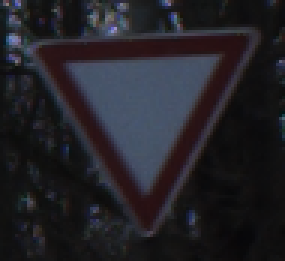
#> input picture Trafficsign/Test/00054.png, 95 x 87 px (shown 3 times larger)
$ python yolo_worker.py --image Test/00054.png
#> lines starting #> are read from the running program, lines starting #| are printed output that depends on the picture; after the words box and inside, x2 and y2 are one past the last pixel; in counts of white or black regions, pixels touching at a corner belong together
import sys, json, os
os.environ['YOLO_VERBOSE'] = 'False'

def _iou(a, b):
    """Tính IoU giữa 2 boxes (x1,y1,x2,y2)."""
    ix1 = max(a[0], b[0]); iy1 = max(a[1], b[1])
    ix2 = min(a[2], b[2]); iy2 = min(a[3], b[3])
    inter = max(0, ix2 - ix1) * max(0, iy2 - iy1)
    if inter == 0:
        return 0.0
    area_a = (a[2] - a[0]) * (a[3] - a[1])
    area_b = (b[2] - b[0]) * (b[3] - b[1])
    return inter / (area_a + area_b - inter)


def _nms(boxes, iou_thresh=0.45):
    if not boxes:
        return []
    boxes = sorted(boxes, key=lambda b: b["yolo_conf"], reverse=True)
    keep = []
    suppressed = [False] * len(boxes)
    for i, bi in enumerate(boxes):
        if suppressed[i]:
            continue
        keep.append(bi)
        rect_i = (bi["x1"], bi["y1"], bi["x2"], bi["y2"])
        for j in range(i + 1, len(boxes)):
            if suppressed[j]:
                continue
            rect_j = (boxes[j]["x1"], boxes[j]["y1"], boxes[j]["x2"], boxes[j]["y2"])
            if _iou(rect_i, rect_j) > iou_thresh:
                suppressed[j] = True
    return keep

def hsv_detect_signs(img_bgr):
    import cv2, numpy as np
    ih, iw = img_bgr.shape[:2]
    img_hsv = cv2.cvtColor(img_bgr, cv2.COLOR_BGR2HSV)

    mask_red1   = cv2.inRange(img_hsv, np.array([0,   100,  60]), np.array([10,  255, 255]))
    mask_red2   = cv2.inRange(img_hsv, np.array([160, 100,  60]), np.array([180, 255, 255]))
    mask_blue   = cv2.inRange(img_hsv, np.array([100, 100,  60]), np.array([130, 255, 255]))
    mask_yellow = cv2.inRange(img_hsv, np.array([15,  100, 100]), np.array([35,  255, 255]))

    mask_all = cv2.bitwise_or(
        cv2.bitwise_or(mask_red1, mask_red2),
        cv2.bitwise_or(mask_blue, mask_yellow)
    )

    kernel   = cv2.getStructuringElement(cv2.MORPH_ELLIPSE, (7, 7))
    mask_all = cv2.morphologyEx(mask_all, cv2.MORPH_CLOSE, kernel, iterations=2)
    mask_all = cv2.morphologyEx(mask_all, cv2.MORPH_OPEN,  kernel, iterations=1)

    contours, _ = cv2.findContours(mask_all, cv2.RETR_EXTERNAL, cv2.CHAIN_APPROX_SIMPLE)

    MIN_AREA = (iw * ih) * 0.0008
    MAX_AREA = (iw * ih) * 0.15
    boxes = []
    for cnt in contours:
        area = cv2.contourArea(cnt)
        if area < MIN_AREA or area > MAX_AREA:
            continue
        x, y, w, h = cv2.boundingRect(cnt)
        ratio = w / max(h, 1)
        if ratio < 0.3 or ratio > 3.5:
            continue
        pad = int(max(w, h) * 0.10)
        x1 = max(0, x - pad);  y1 = max(0, y - pad)
        x2 = min(iw, x + w + pad); y2 = min(ih, y + h + pad)
        boxes.append((x1, y1, x2, y2, area))

    boxes.sort(key=lambda b: b[4], reverse=True)
    return [(b[0], b[1], b[2], b[3]) for b in boxes[:5]]


def main():
    import argparse
    parser = argparse.ArgumentParser()
    parser.add_argument("--image",      required=True)
    parser.add_argument("--conf",       type=float, default=0.25)
    parser.add_argument("--iou",        type=float, default=0.45)
    parser.add_argument("--yolo-model", default=None)
    args = parser.parse_args()

    import cv2, numpy as np
    img_bgr = cv2.imread(args.image)
#> img_bgr is the input picture: shape (87, 95, 3); mean B, G, R 39.2, 33.8, 34.9
    if img_bgr is None:
        print(json.dumps({"error": f"Cannot read: {args.image}"}))
        sys.exit(1)

    img_rgb = cv2.cvtColor(img_bgr, cv2.COLOR_BGR2RGB)
    ih, iw  = img_bgr.shape[:2]
#> ih = 87; iw = 95

    script_dir   = os.path.dirname(os.path.abspath(__file__))
    custom_model = args.yolo_model or os.path.join(script_dir, "traffic_sign_detector.pt")
    print(f"custom_model path: {custom_model}", file=sys.stderr)
    print(f"file exists: {os.path.isfile(custom_model)}", file=sys.stderr)

    yolo_boxes = []
    if os.path.isfile(custom_model):
        try:
            from ultralytics import YOLO
            yolo      = YOLO(custom_model)
            results   = yolo(img_rgb, conf=args.conf, iou=args.iou, verbose=False)
            boxes_all = results[0].boxes
            print(f"[DEBUG] YOLO detect: {len(boxes_all)} boxes", file=sys.stderr)
            for b in boxes_all:
                x1, y1, x2, y2 = map(int, b.xyxy[0].tolist())
                x1, y1 = max(0, x1), max(0, y1)
                x2, y2 = min(iw, x2), min(ih, y2)
                if (x2 - x1) < 8 or (y2 - y1) < 8:
                    continue
                yolo_boxes.append({
                    "x1": x1, "y1": y1, "x2": x2, "y2": y2,
                    "yolo_conf": round(float(b.conf[0]), 4),
                    "method": "custom_yolo",
                    "fallback": False,
                })
        except Exception as e:
            print(f"Custom YOLO exception: {e}", file=sys.stderr)

    if yolo_boxes:
        out = _nms(yolo_boxes, iou_thresh=args.iou)
        print(f"Sau NMS: {len(out)} YOLO boxes", file=sys.stderr)
        print(json.dumps(out))
        return

    LOW_CONF = 0.15
    if os.path.isfile(custom_model):
        try:
            from ultralytics import YOLO
            print(f"YOLO retry với conf={LOW_CONF}", file=sys.stderr)
            yolo    = YOLO(custom_model)
            results = yolo(img_rgb, conf=LOW_CONF, iou=args.iou, verbose=False)
            for b in results[0].boxes:
                x1, y1, x2, y2 = map(int, b.xyxy[0].tolist())
                x1, y1 = max(0, x1), max(0, y1)
                x2, y2 = min(iw, x2), min(ih, y2)
                if (x2 - x1) < 8 or (y2 - y1) < 8:
                    continue
                yolo_boxes.append({
                    "x1": x1, "y1": y1, "x2": x2, "y2": y2,
                    "yolo_conf": round(float(b.conf[0]), 4),
                    "method": "custom_yolo_lowconf",
                    "fallback": False,
                })
            print(f"YOLO retry: {len(yolo_boxes)} boxes", file=sys.stderr)
        except Exception as e:
            print(f"YOLO retry exception: {e}", file=sys.stderr)

    if yolo_boxes:
        out = _nms(yolo_boxes, iou_thresh=args.iou)
        print(f"Sau NMS (low-conf retry): {len(out)} boxes", file=sys.stderr)
        print(json.dumps(out))
        return

    # HSV fallback
    print("No YOLO box → HSV", file=sys.stderr)
    hsv_results = hsv_detect_signs(img_bgr)
#> in hsv_detect_signs, `img_hsv = cv2.cvtColor(img_bgr, cv2.COLOR_BGR2HSV)`: img_hsv: shape (87, 95, 3); mean H, S, V 97.4, 53.5, 42.1
#> in hsv_detect_signs, `mask_red1   = cv2.inRange(img_hsv, np.array([0,   100,  60]), np.array..`: mask_red1: shape (87, 95); every value is 0
#> in hsv_detect_signs, `mask_red2   = cv2.inRange(img_hsv, np.array([160, 100,  60]), np.array..`:
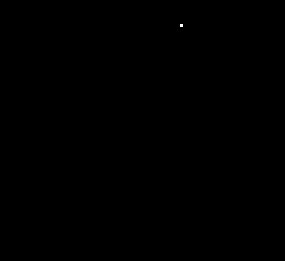
#> mask_red2: shape (87, 95) (shown 3 times larger); 0.01% white in thin lines or dots, all inside (x1, y1, x2, y2) = (60, 8, 61, 9)
#> in hsv_detect_signs, `mask_blue   = cv2.inRange(img_hsv, np.array([100, 100,  60]), np.array..`:
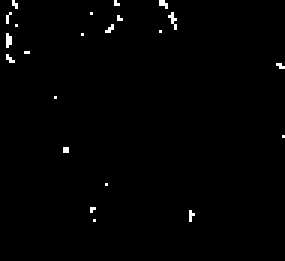
#> mask_blue: shape (87, 95) (shown 3 times larger); 0.87% white in thin lines or dots, all inside (x1, y1, x2, y2) = (2, 0, 95, 74)
#> in hsv_detect_signs, `mask_all = cv2.morphologyEx(mask_all, cv2.MORPH_CLOSE, kernel, iterati..`:
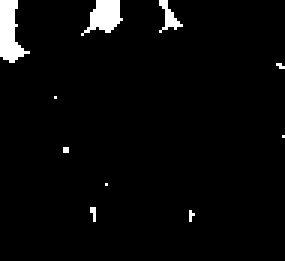
#> mask_all: shape (87, 95) (shown 3 times larger); 3.3% white; 10 white regions (7 under 20 px), largest, box (x1, y1, x2, y2) and area: (0, 0, 10, 21) 120, (27, 0, 41, 12) 96, (53, 0, 61, 11) 35
#> in hsv_detect_signs, `mask_all = cv2.morphologyEx(mask_all, cv2.MORPH_OPEN,  kernel, iterati..`:
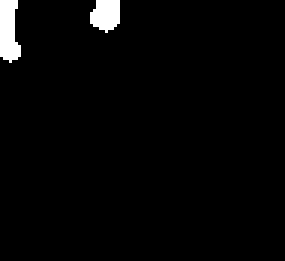
#> mask_all: shape (87, 95) (shown 3 times larger); 2.4% white; 2 white regions
#> in hsv_detect_signs, `contours, _ = cv2.findContours(mask_all, cv2.RETR_EXTERNAL, cv2.CHAIN_..`: contours = 2 contours; box (x1, y1, x2, y2) and area: (0, 0, 7, 21) 88, (30, 0, 40, 11) 71
#> the loop in hsv_detect_signs, `for cnt in contours:` made 2 passes
#> (area, x, y, w, h, ratio, pad, x1) on passes 1 to 2: (71, 30, 0, 10, 11, 0.909, 1, 29), (88.5, 0, 0, 7, 21, 0.333, 2, 0)
#> after the loop in hsv_detect_signs, `for cnt in contours:`: boxes = [(29, 0, 41, 12, 71), (0, 0, 9, 23, 88.5)]
#> hsv_results = [(0, 0, 9, 23), (29, 0, 41, 12)]
    if hsv_results:
        out = []
        for (x1, y1, x2, y2) in hsv_results:
            out.append({
                "x1": x1, "y1": y1, "x2": x2, "y2": y2,
                "yolo_conf": 0.0,
                "method": "hsv_color",
                "fallback": False,
            })
#> this loop made 2 passes
#> after the loop, out = 2 items
        print(f"HSV detect: {len(out)} boxes", file=sys.stderr)
        print(json.dumps(out))
#| [{"x1": 0, "y1": 0, "x2": 9, "y2": 23, "yolo_conf": 0.0, "method": "hsv_color", "fallback": false}, {"x1": 29, "y1": 0, "x2": 41, "y2": 12, "yolo_conf": 0.0, "method": "hsv_color", "fallback": false}]
        return

    # Fallback
    print("HSV no detect → fallback toàn ảnh", file=sys.stderr)
    out = [{
        "x1": 0, "y1": 0, "x2": iw, "y2": ih,
        "yolo_conf": 0.0,
        "method": "fallback_full_image",
        "fallback": True,
    }]
    print(json.dumps(out))


if __name__ == "__main__":
    main()

$ run again, on Trafficsign/Test/00195.png
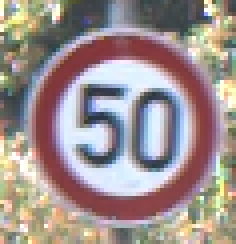
#> input picture Trafficsign/Test/00195.png, 59 x 61 px (shown 4 times larger)
#> in main, img_bgr is the input picture: shape (61, 59, 3); mean B, G, R 143, 144.6, 157.9
#> img_hsv: shape (61, 59, 3); mean H, S, V 85.7, 63.1, 169.5
#> in hsv_detect_signs, `mask_red1   = cv2.inRange(img_hsv, np.array([0,   100,  60]), np.array..`:
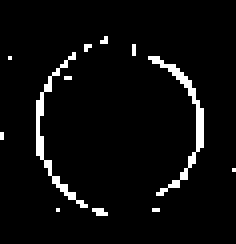
#> mask_red1: shape (61, 59) (shown 4 times larger); 4.5% white in thin lines or dots, all inside (x1, y1, x2, y2) = (0, 9, 59, 54)
#> mask_red2: shape (61, 59); 10.9% white; 1 white region, box (x1, y1, x2, y2) and area: (10, 10, 53, 55) 391
#> mask_blue: shape (61, 59); 2.1% white in thin lines or dots, all inside (x1, y1, x2, y2) = (5, 3, 52, 41)
#> mask_yellow: shape (61, 59); 1.8% white in thin lines or dots
#> in hsv_detect_signs, `mask_all = cv2.morphologyEx(mask_all, cv2.MORPH_OPEN,  kernel, iterati..`:
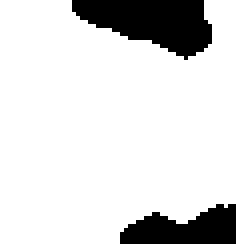
#> mask_all: shape (61, 59) (shown 4 times larger); 85.2% white; 2 black regions
#> contours = 1 contour; box (x1, y1, x2, y2) and area: (0, 0, 59, 61) 2943
#> the loop in hsv_detect_signs, `for cnt in contours:` made 1 pass
#> area on pass 1: 2943
#> after the loop in hsv_detect_signs, `for cnt in contours:`: boxes = []
#| [{"x1": 0, "y1": 0, "x2": 59, "y2": 61, "yolo_conf": 0.0, "method": "fallback_full_image", "fallback": true}]

$ run again, on Trafficsign/Test/01178.png
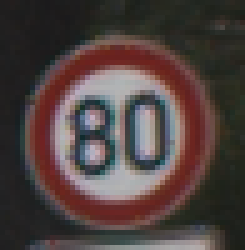
#> input picture Trafficsign/Test/01178.png, 49 x 50 px (shown 5 times larger)
#> in main, img_bgr is the input picture: shape (50, 49, 3); mean B, G, R 63.9, 65.8, 79
#> img_hsv: shape (50, 49, 3); mean H, S, V 57.3, 61.9, 82.2
#> in hsv_detect_signs, `mask_red1   = cv2.inRange(img_hsv, np.array([0,   100,  60]), np.array..`:
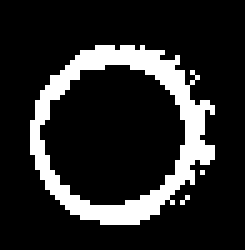
#> mask_red1: shape (50, 49) (shown 5 times larger); 15.8% white; 3 white regions (2 under 20 px), largest, box (x1, y1, x2, y2) and area: (6, 9, 43, 45) 384
#> mask_red2: shape (50, 49); 2.5% white in thin lines or dots, all inside (x1, y1, x2, y2) = (8, 9, 41, 42)
#> mask_blue: shape (50, 49); 0.41% white in thin lines or dots, all inside (x1, y1, x2, y2) = (15, 20, 28, 32)
#> mask_yellow: shape (50, 49); every value is 0
#> in hsv_detect_signs, `mask_all = cv2.morphologyEx(mask_all, cv2.MORPH_OPEN,  kernel, iterati..`:
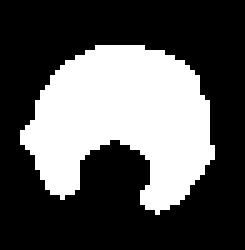
#> mask_all: shape (50, 49) (shown 5 times larger); 34.2% white; 1 white region
#> contours = 1 contour; box (x1, y1, x2, y2) and area: (4, 9, 43, 43) 778
#> the loop in hsv_detect_signs, `for cnt in contours:` made 1 pass
#> area on pass 1: 777.5
#> after the loop in hsv_detect_signs, `for cnt in contours:`: boxes = []
#| [{"x1": 0, "y1": 0, "x2": 49, "y2": 50, "yolo_conf": 0.0, "method": "fallback_full_image", "fallback": true}]
